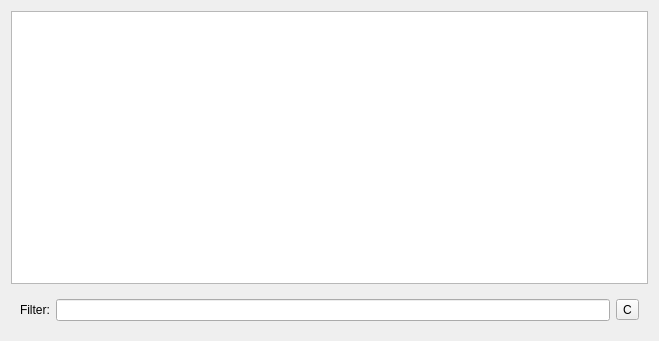
<?xml version="1.0" encoding="UTF-8"?>
<ui version="4.0">
 <class>ThunderPanel</class>
 <widget class="QWidget" name="ThunderPanel">
  <property name="geometry">
   <rect>
    <x>0</x>
    <y>0</y>
    <width>659</width>
    <height>341</height>
   </rect>
  </property>
  <property name="windowTitle">
   <string>Form</string>
  </property>
  <layout class="QVBoxLayout" name="verticalLayout">
   <item>
    <widget class="QTreeView" name="treeView">
     <property name="contextMenuPolicy">
      <enum>Qt::CustomContextMenu</enum>
     </property>
     <property name="editTriggers">
      <set>QAbstractItemView::NoEditTriggers</set>
     </property>
     <property name="iconSize">
      <size>
       <width>32</width>
       <height>32</height>
      </size>
     </property>
     <property name="sortingEnabled">
      <bool>true</bool>
     </property>
    </widget>
   </item>
   <item>
    <widget class="QWidget" name="filterPanel" native="true">
     <layout class="QHBoxLayout" name="horizontalLayout">
      <item>
       <widget class="QLabel" name="label">
        <property name="text">
         <string>Filter:</string>
        </property>
       </widget>
      </item>
      <item>
       <widget class="QLineEdit" name="filter"/>
      </item>
      <item>
       <widget class="QToolButton" name="toolButton">
        <property name="text">
         <string>C</string>
        </property>
        <property name="icon">
         <iconset resource="../resources.qrc">
          <normaloff>:/resources/images/edit-clear-locationbar-rtl.png</normaloff>:/resources/images/edit-clear-locationbar-rtl.png</iconset>
        </property>
       </widget>
      </item>
     </layout>
    </widget>
   </item>
  </layout>
 </widget>
 <resources>
  <include location="../resources.qrc"/>
 </resources>
 <connections/>
</ui>
